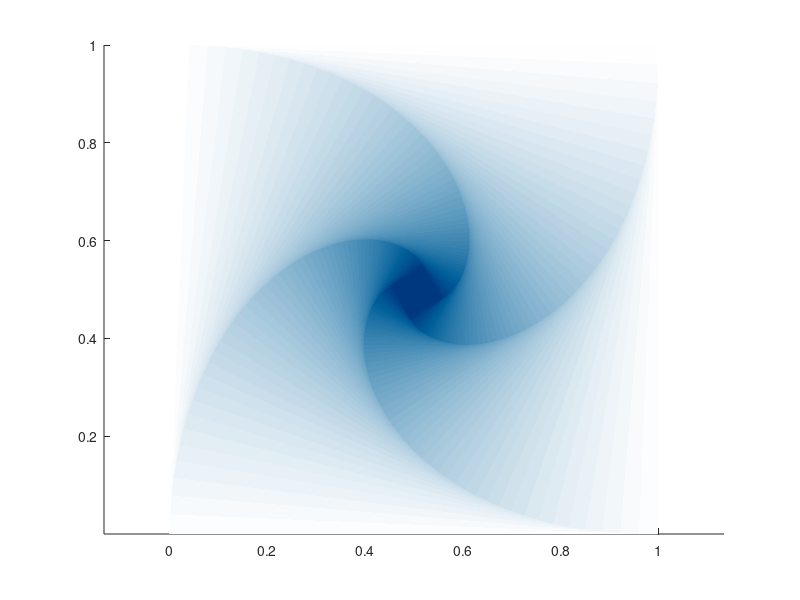

Write MATLAB code to recreate this figure.
%% Spiral Square
% A simple script to draw polygons giving illusion
% of spiraling square in itself.First a square is drawn.
% After square is drawn the length of the first side is 
% reduced.In the next iteration assign value of current to next.
% x4 = x3,x3 = x2,x2 = x1,x1 = x5.same for y coordinates.
% There is no trignometric function invloved in this process.
scale = 0.04; 
x=[0 1 1 0 0];
y=[0 0 1 1 0];

total=256; %number of squares
colmap=1-copper(total); %colormap
 
%% Draw the Squares  
% 
for t=1:total
    h=patch(x,y,'r','edgecolor','none','facecolor',colmap(t,:),'linewidth',2);
    x(5) = scale*x(3) + (1-scale)*x(4);
    y(5) = scale*y(3) + (1-scale)*y(4);
    x = circshift(x ,[1 1]);
    y = circshift(y,[1 1]);
end
axis equal
